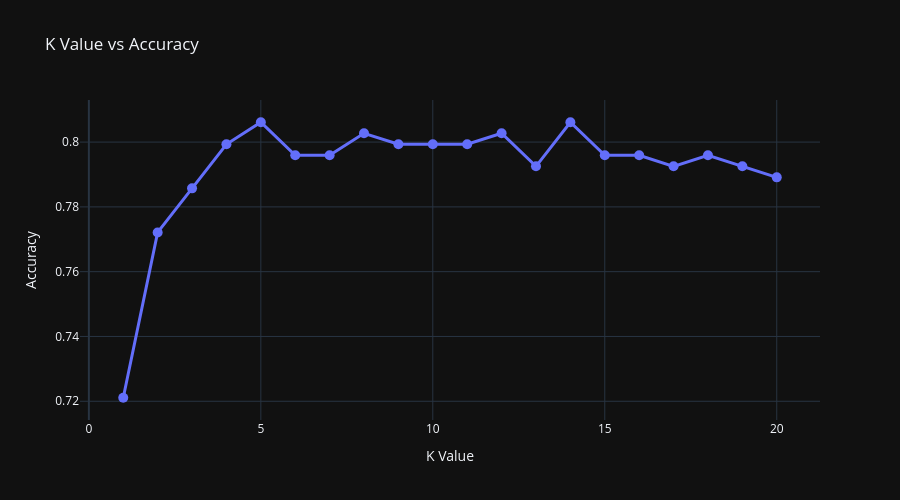

Here is the notebook cell this chart was saved with:
### Markdown cell above
## K Value vs Accuracy Line Chart

### Code cell
import plotly.graph_objects as go

k_values = list(range(1, 21))
accuracies = []

for k in k_values:
    model = KNeighborsClassifier(n_neighbors=k)
    model.fit(X_train_scaler, y_train)

    y_pred_knn = model.predict(X_test_scaler)

    acc = accuracy_score(y_test, y_pred_knn)
    accuracies.append(acc)

fig = go.Figure()

fig.add_trace(go.Scatter(
    x=k_values,
    y=accuracies,
    mode='lines+markers',
    name='Accuracy',
    line=dict(width=3),
    marker=dict(size=10)
))

fig.update_layout(
    title='K Value vs Accuracy',
    xaxis_title='K Value',
    yaxis_title='Accuracy',
    template='plotly_dark',
    height=500
)

fig.show()

### Figure 1 — Plotly figure (JSON) as saved in the notebook; plotly's stock layout.template omitted (floating-point values rounded to 4 significant figures)
{"data": [{"line": {"width": 3}, "marker": {"size": 10}, "mode": "lines+markers", "name": "Accuracy", "type": "scatter", "x": [1, 2, 3, 4, 5, 6, 7, 8, 9, 10, 11, 12, 13, 14, 15, 16, 17, 18, 19, 20], "y": [0.7211, 0.7721, 0.7857, 0.7993, 0.8061, 0.7959, 0.7959, 0.8027, 0.7993, 0.7993, 0.7993, 0.8027, 0.7925, 0.8061, 0.7959, 0.7959, 0.7925, 0.7959, 0.7925, 0.7891]}], "layout": {"height": 500, "title": {"text": "K Value vs Accuracy"}, "xaxis": {"title": {"text": "K Value"}}, "yaxis": {"title": {"text": "Accuracy"}}}}
